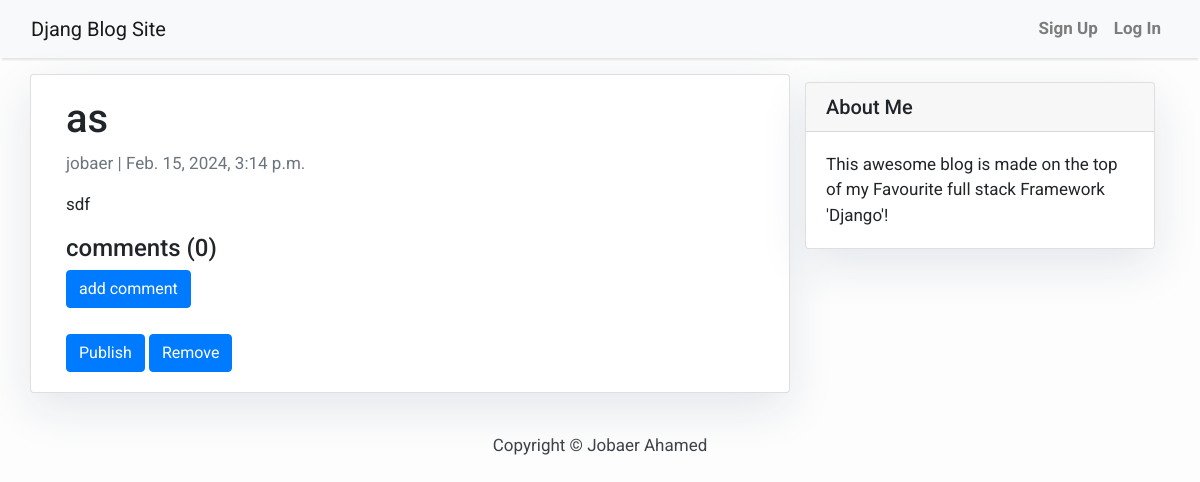
The app's page /as/, older data.
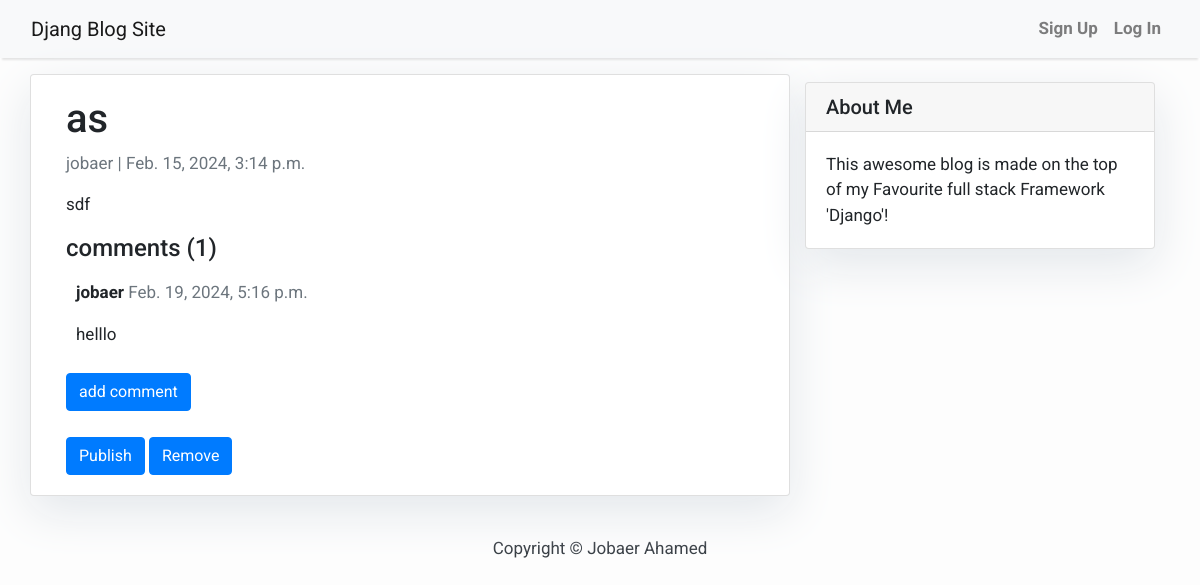
The same page, newer data.
### blog/models.py (models this page shows, shortened)
class Post(models.Model):
    title = models.CharField(max_length = 200 , unique = True)
    slug = models.SlugField(max_length=200, unique=True,null=False)
    author = models.ForeignKey(User, on_delete = models.CASCADE ,related_name='blog_posts')
    content = models.TextField()
    created_on = models.DateTimeField(auto_now_add=True)
    updated_on = models.DateTimeField(auto_now= True)
    status = models.IntegerField(choices = STATUS, default = 0)
    class Meta:
        ordering = ['-created_on']

class Comment(models.Model):
    post = models.ForeignKey('blog.Post', on_delete = models.CASCADE, related_name = 'comments')
    author = models.TextField(default = False)
    text = models.TextField()
    created_date = models.DateTimeField(default=timezone.now)
    class Meta:
        ordering = ['created_date']

### accounts/models.py (models this page shows)
class CustomUser(AbstractUser):
    email = models.EmailField(_('email address'), unique = True)
    is_verified = models.BooleanField(default = False)
    otp = models.CharField(max_length=6, null=True, blank=True)  # Add the otp field he

### blog/views.py (the view)
# urls.py: path('<slug:slug>/',PostDetailView, name='post_detail'),
def PostDetailView(request, slug):
    template_name = 'post_detail.html'
    post = get_object_or_404(Post, slug=slug)
    comments = post.comments.all()
    return render(request, template_name, {'post': post,'comments': comments,})

### templates/post_detail.html (shortened to what this page needs)
{% extends 'base.html' %} {% block content %}
<div class="container">
  <div class="row">
    <div class="col-md-8 card mb-4 mt-3 left top">
      <div class="card-body">
        <h1>{% block title %} {{ post.title }} {% endblock title %}</h1>
        <p class="text-muted">{{ post.author }} | {{ post.created_on }}</p>
        <p class="card-text">{{ post.content | safe }}</p>
        <h4> comments ({{ comments.count }}) </h4>
        {% for comment in comments %}
        <div class="comments" style="padding: 10px">
          <p class="font-weight-bold">
            {{ comment.author }}
            <span class="text-muted font-weight-normal">
              {{ comment.created_date}}
            </span>
          </p>
          {{ comment.text | linebreaks }}
        </div>
        {% endfor %}
        <a href="{% url 'post_comment' post.slug  %}" class="btn btn-primary"
        >add comment</a>
        <br><br>
        {%if post.status == 0%}
        <a href="{% url 'post_publish' post.slug  %}" class="btn btn-primary"
          >Publish</a>
        <a href="{% url 'post_delete' post.slug  %}" class="btn btn-primary"
          >Remove</a>
        {%endif%}
      </div>
    </div>
    {% block sidebar %} {% include 'sidebar.html' %} {% endblock sidebar %}
  </div>
</div>
{% endblock content %}

Row changes from the older to the newer data that the page shows:
computed for Post "as": count "0" → "1"
added Comment: author "jobaer", created_date "Feb. 19, 2024, 5:16 p.m.", text "helllo"
